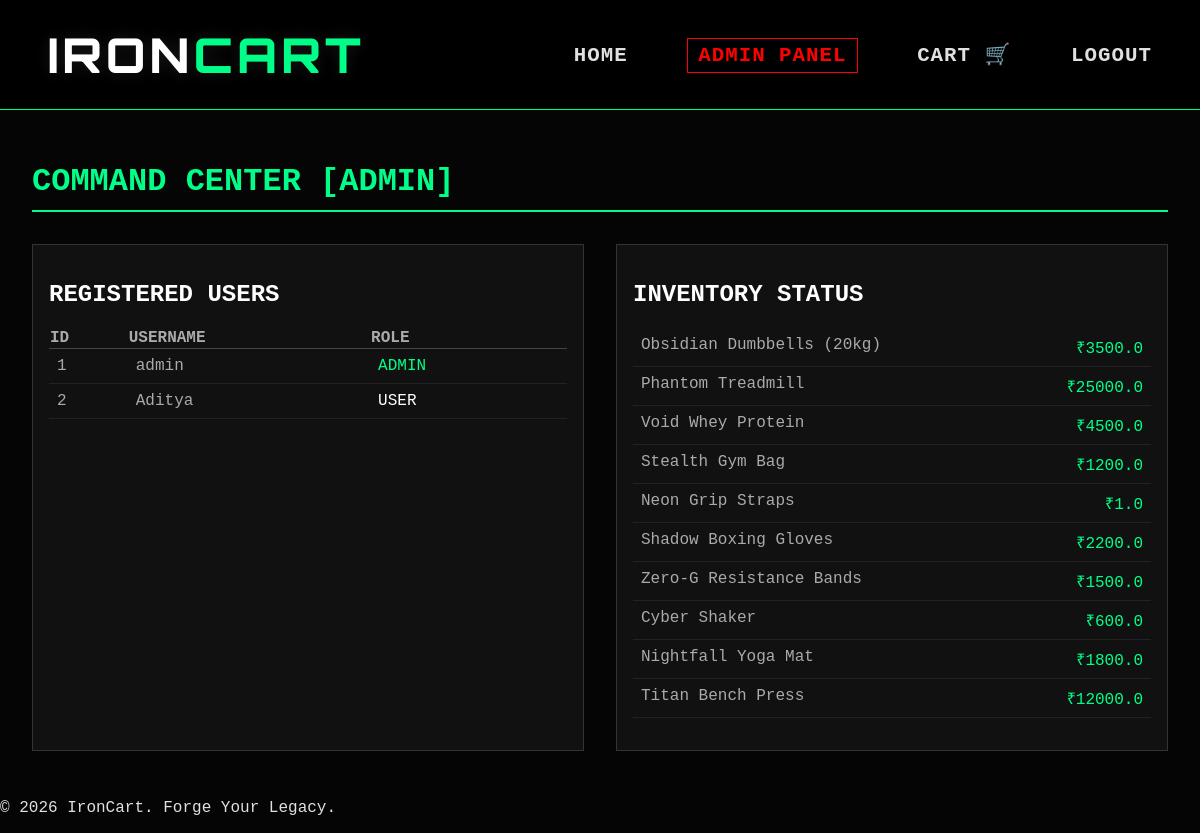
The page /admin (signed in) on the database its author committed.
### models.py (models this page shows)
class User(UserMixin, db.Model):
    id = db.Column(db.Integer, primary_key=True)
    username = db.Column(db.String(150), unique=True, nullable=False)
    password = db.Column(db.String(150), nullable=False)
    is_admin = db.Column(db.Boolean, default=False)

class Product(db.Model):
    id = db.Column(db.Integer, primary_key=True)
    name = db.Column(db.String(100), nullable=False)
    price = db.Column(db.Float, nullable=False)
    image_file = db.Column(db.String(100), nullable=False, default='default.jpg')
    description = db.Column(db.Text, nullable=False)

### app.py (the view)
@app.route('/admin')
@login_required
def admin_dashboard():
    if not current_user.is_admin:
        flash('ACCESS DENIED: RESTRICTED AREA', 'danger')
        return redirect(url_for('home'))
    users = User.query.all()
    products = Product.query.all()
    return render_template('admin.html', users=users, products=products)

### app.py (called while the page is built)
@login_manager.user_loader
def load_user(user_id):
    return User.query.get(int(user_id))

### templates/admin.html
{% extends "base.html" %}
{% block content %}
<div style="padding: 2rem;">
    <h1 style="color: var(--accent); border-bottom: 2px solid var(--accent); padding-bottom: 10px;">
        COMMAND CENTER [ADMIN]
    </h1>
    <div style="display: grid; grid-template-columns: 1fr 1fr; gap: 2rem; margin-top: 2rem;">
        <div style="background: #111; padding: 1rem; border: 1px solid #333;">
            <h2 style="color: white;">REGISTERED USERS</h2>
            <table style="width: 100%; color: #aaa; margin-top: 10px; border-collapse: collapse;">
                <thead>
                    <tr style="border-bottom: 1px solid #444; text-align: left;">
                        <th>ID</th>
                        <th>USERNAME</th>
                        <th>ROLE</th>
                    </tr>
                </thead>
                <tbody>
                    {% for user in users %}
                    <tr style="border-bottom: 1px solid #222;">
                        <td style="padding: 8px;">{{ user.id }}</td>
                        <td style="padding: 8px;">{{ user.username }}</td>
                        <td style="padding: 8px; color: {{ 'var(--accent)' if user.is_admin else 'white' }}">
                            {{ 'ADMIN' if user.is_admin else 'USER' }}
                        </td>
                    </tr>
                    {% endfor %}
                </tbody>
            </table>
        </div>
        <div style="background: #111; padding: 1rem; border: 1px solid #333;">
            <h2 style="color: white;">INVENTORY STATUS</h2>
            <ul style="list-style: none; padding: 0; color: #aaa;">
                {% for product in products %}
                <li style="padding: 8px; border-bottom: 1px solid #222; display: flex; justify-content: space-between;">
                    <span>{{ product.name }}</span>
                    <span style="color: var(--accent);">₹{{ product.price }}</span>
                </li>
                {% endfor %}
            </ul>
        </div>
    </div>
</div>
{% endblock %}

### static/css/style.css (style rules this page uses)
:root { --bg-color: #050505; --card-bg: #111111; --accent: #00ff88; --text-main: #e0e0e0; }
body { background-color: var(--bg-color); color: var(--text-main); font-family: 'Courier New', monospace; margin: 0; }

### rows shown on the page
User: id "1", username "admin", is_admin "ADMIN"
User: id "2", username "Aditya", is_admin "USER"
Product: name "Obsidian Dumbbells (20kg)", price "3500.0"
Product: name "Phantom Treadmill", price "25000.0"
Product: name "Void Whey Protein", price "4500.0"
Product: name "Stealth Gym Bag", price "1200.0"
Product: name "Neon Grip Straps", price "1.0"
Product: name "Shadow Boxing Gloves", price "2200.0"
Product: name "Zero-G Resistance Bands", price "1500.0"
Product: name "Cyber Shaker", price "600.0"
Product: name "Nightfall Yoga Mat", price "1800.0"
Product: name "Titan Bench Press", price "12000.0"
